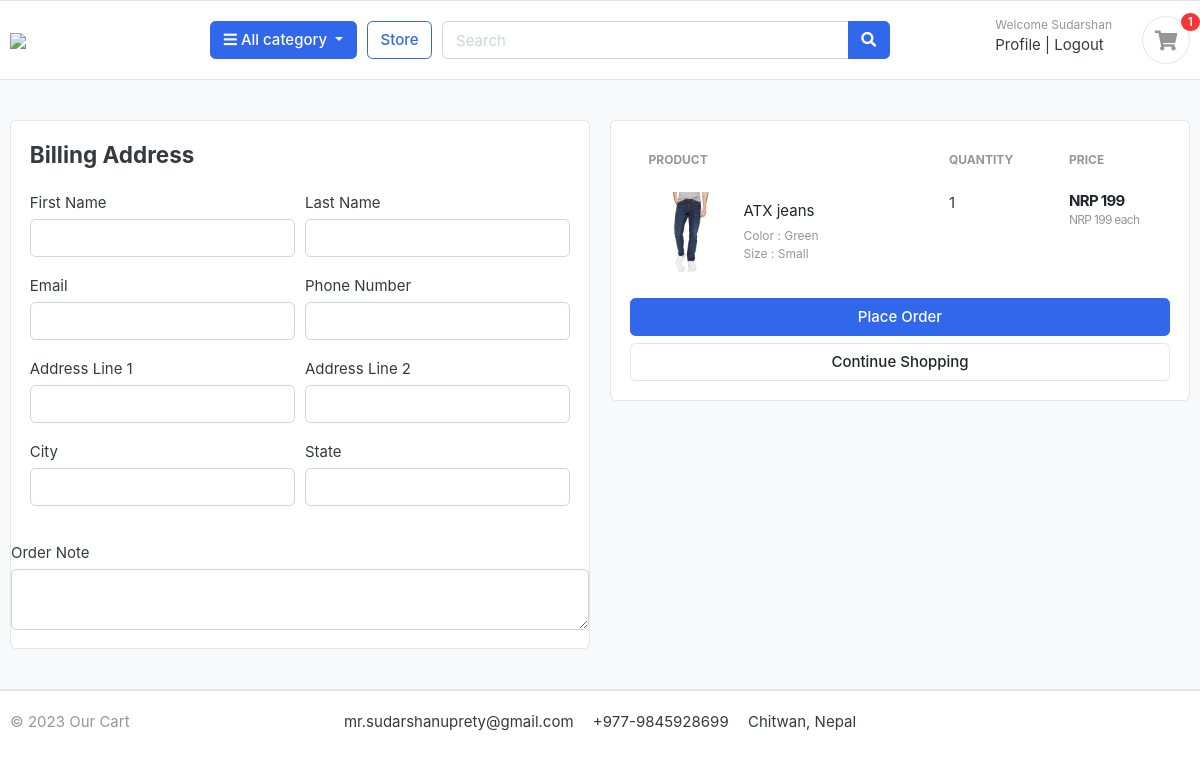
The page /cart/checkout/ (signed in) on the database as committed earlier.
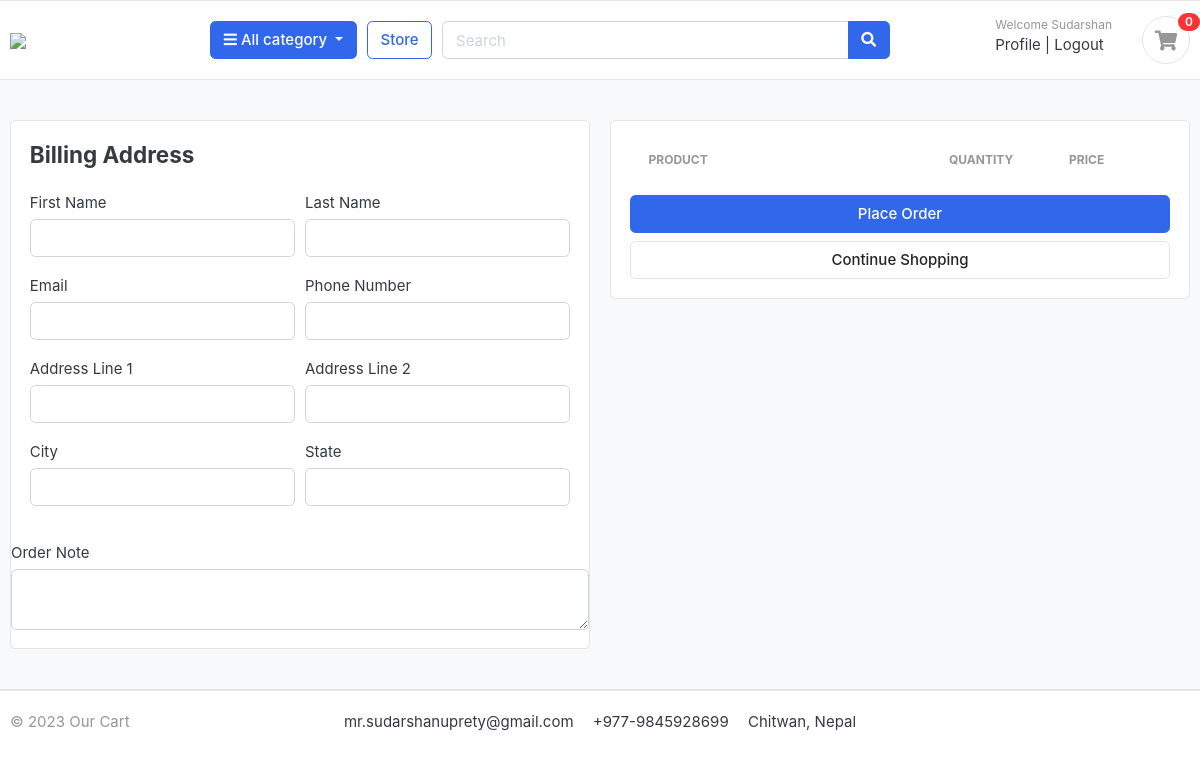
The same page on the database as committed later.
### carts/models.py (models this page shows, shortened)
class CartItem(models.Model):
    user=models.ForeignKey(Account,on_delete=models.CASCADE,null=True)  #This is to make sure user also get assigned while adding the cartItem
    product=models.ForeignKey(Product,on_delete=models.CASCADE)
    variations=models.ManyToManyField(Variation,blank=True)
    cart=models.ForeignKey(Cart,on_delete=models.CASCADE,null=True)
    quantity=models.IntegerField()
    is_active=models.BooleanField(default=True)
    def sub_total(self):
        return self.product.price * self.quantity

### store/models.py (models this page shows, shortened)
class Product(models.Model):
    product_name = models.CharField(max_length=200, unique=True)
    slug = models.SlugField(max_length=200, unique=True)
    description = models.TextField(max_length=500, blank=True)
    price = models.IntegerField()
    images = models.ImageField(upload_to='photos/products')
    stock = models.IntegerField()
    is_available = models.BooleanField(default=True)
    category = models.ForeignKey(Category, on_delete=models.CASCADE)
    created_date = models.DateTimeField(auto_now_add=True)
    modified_date = models.DateTimeField(auto_now=True)
    def get_url(self):
        return reverse('product_detail',args=[self.category.slug,self.slug])

class Variation(models.Model):
    product=models.ForeignKey(Product,on_delete=models.CASCADE)
    variation_category=models.CharField(max_length=100,choices=variation_category_choice)
    variation_value=models.CharField(max_length=100)
    is_active=models.BooleanField(default=True)
    created_date=models.DateTimeField(auto_now=True)
    objects=VariationManager()

### carts/views.py (the view)
# urls.py: path('checkout/', views.checkout, name='checkout')
@login_required(login_url='login') #this will make sure that user need to login beefore using checkout options
def checkout(request, total=0, quantity=0, cart_items=None):
    try:
        tax = 0
        grand_total = 0
        if request.user.is_authenticated:
            cart_items = CartItem.objects.filter(user=request.user, is_active=True)
        else:
            cart = Cart.objects.get(cart_id=_cart_id(request))
            cart_items = CartItem.objects.filter(cart=cart, is_active=True)
        for cart_item in cart_items:
            total += (cart_item.product.price*cart_item.quantity)
            quantity += cart_item.quantity
        tax = (0*total)/100
        grand_total = total+tax
    except ObjectDoesNotExist:
        pass  # just ignoring
    context = {
        'total': total,
        'quantity': quantity,
        'cart_items': cart_items,
        'tax': tax,
        'grand_total': grand_total,
    }
    return render(request, 'store/checkout.html',context)

### carts/context_processor.py (called while the page is built)
def counter(request):
    cart_count=0
    if 'admin' in request.path:
        return {}
    else:
        try:
            cart=Cart.objects.filter(cart_id=_cart_id(request))
            if request.user.is_authenticated:
                cart_items=CartItem.objects.all().filter(user=request.user)
            else:
                cart_items=CartItem.objects.all().filter(cart=cart[:1])
            for cart_item in cart_items:
                cart_count+=cart_item.quantity
        except Cart.DoesNotExist:
            cart_count=0
    return dict(cart_count=cart_count)

### carts/views.py (called while the page is built)
def _cart_id(request):  # this function will get the cart id and will use that cart id in add_cart function
    cart = request.session.session_key
    if not cart:
        cart = request.session.create()
    return cart

### category/context_processors.py (called while the page is built)
def menu_links(request):
    links=Category.objects.all()
    return dict(links=links)

### category/models.py (called while the page is built)
    def get_url(self):
        return reverse('products_by_categories',args=[self.slug])

### templates/store/checkout.html (shortened to what the changed rows need)
{% extends 'base.html'%}
{%load static%}
{%block content%}
<section class="section-content padding-y bg">
    <div class="container">
    <div class="row">
        <aside class="col-lg-6">
            <div class="card">
            <div class="card-body">
                <table class="table table-borderless table-shopping-cart">
                    <thead class="text-muted">
                    <tr class="small text-uppercase">
                      <th scope="col">Product</th>
                      <th scope="col" width="120">Quantity</th>
                      <th scope="col" width="120">Price</th>                    </tr>
                    </thead>
                    <tbody>
                    {%for cart_item in cart_items%}
                    <tr>
                        <td>
                            <figure class="itemside align-items-center">
                                <div class="aside"><img src="{{ cart_item.product.images.url }}" class="img-sm"></div>
                                <figcaption class="info">
                                    <a href="{{cart_item.product.get_url}}" class="title text-dark">{{cart_item.product.product_name}}</a>
                                    <p class="text-muted small">
                                        {% if cart_item.variations.all %}
                                        {% for item in cart_item.variations.all %}
                                            {{ item.variation_category | capfirst }} :
                                            {{ item.variation_value | capfirst}}<br>
                                        {% endfor %}
                                    {% endif %}
                                    </p>
                                </figcaption>
                            </figure>
                        </td>
                        <td>
                            <label for="">{{cart_item.quantity}}</label>
                        </td>
                        <td>
                            <div class="price-wrap">
                                <var class="price">NRP {{cart_item.sub_total}}</var>
                                <small class="text-muted">NRP {{cart_item.product.price}} each</small>
                            </div>
                        </td>
                    </tr>
                    {%endfor%}
                    </tbody>
                    </table>
            </div>
            </div>
    </aside>
    </div>
    </div>
    </section>
{%endblock%}

### templates/includes/navbar.html (shortened to what this page needs)
{%load static%}
<header class="section-header">
    <section class="header-main border-bottom">
        <div class="container">
    <div class="row align-items-center">
        <div class="col-lg-2 col-md-3 col-6">
            <a href="{%url 'home'%}" class="brand-wrap">
                <img class="logo" src="https://pbs.twimg.com/media/FutpaMIacAAhOjN?format=png&name=small">
            </a>
        </div>
        <div class="col-lg col-sm col-md col-6 flex-grow-0">
            <div class="category-wrap dropdown d-inline-block float-right">
                <button type="button" class="btn btn-primary dropdown-toggle" data-toggle="dropdown">
                    <i class="fa fa-bars"></i> All category
                </button>
            </div>
        </div>
        <a href="{%url 'store'%}" class="btn btn-outline-primary">Store</a>
        <div class="col-lg  col-md-6 col-sm-12 col">
            <form action="{%url 'search'%}" class="search" method="GET">
                <div class="input-group w-100">
                    <input type="text" class="form-control" style="width:60%;" placeholder="Search" name="keyword">
                    <div class="input-group-append">
                      <button class="btn btn-primary" type="submit">
                        <i class="fa fa-search"></i>
                      </button>
                    </div>
                </div>
            </form>
        </div>
        <div class="col-lg-3 col-sm-6 col-8 order-2 order-lg-3">
                    <div class="d-flex justify-content-end mb-3 mb-lg-0">
                        {%if user.id is None%}
                        <div class="widget-header">
                            <small class="title text-muted">Welcome guest!</small>
                            <div>
                                <a href="{%url 'login'%}">Sign in</a> <span class="dark-transp"> | </span>
                                <a href="{%url 'register'%}"> Register</a>
                            </div>
                        </div>
                        {%else%}
                        <div class="widget-header">
                            <small class="title text-muted">Welcome {{user.first_name}}</small>
                            <div>
                                <a href="{%url 'dashboard'%}">Profile</a> <span class="dark-transp"> | </span>
                                <a href="{%url 'logout'%}"> Logout</a>
                            </div>
                        </div>
                        {%endif%}
                        <a href="{%url 'cart'%}" class="widget-header pl-3 ml-3">
                            <div class="icon icon-sm rounded-circle border"><i class="fa fa-shopping-cart"></i></div>
                            <span class="badge badge-pill badge-danger notify">{{cart_count}}</span>
                        </a>
                    </div>
                </div>
    </div>
        </div>
    </section>
    </header>

Rows that differ between the two databases and show on the page:
removed CartItem: product.images (picture), product.product_name "ATX jeans", quantity "1", sub_total "199", product.price "199"
no longer on this page (row unchanged): Variation: variation_category "Color", variation_value "Green"
no longer on this page (row unchanged): Variation: variation_category "Size", variation_value "Small"
Other text that changed with them:
{{ cart_count }}: "1" → "0"
